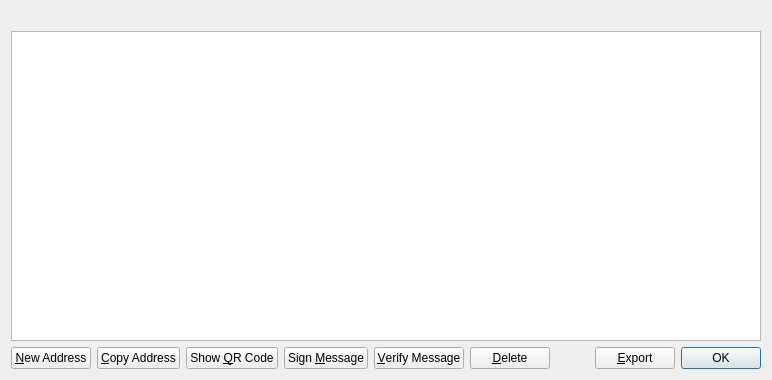
<?xml version="1.0" encoding="UTF-8"?>
<ui version="4.0">
 <class>AddressBookPage</class>
 <widget class="QWidget" name="AddressBookPage">
  <property name="geometry">
   <rect>
    <x>0</x>
    <y>0</y>
    <width>772</width>
    <height>380</height>
   </rect>
  </property>
  <property name="windowTitle">
   <string>Address Book</string>
  </property>
  <layout class="QVBoxLayout" name="verticalLayout">
   <item>
    <widget class="QLabel" name="labelExplanation">
     <property name="textFormat">
      <enum>Qt::PlainText</enum>
     </property>
     <property name="wordWrap">
      <bool>true</bool>
     </property>
    </widget>
   </item>
   <item>
    <widget class="QTableView" name="tableView">
     <property name="contextMenuPolicy">
      <enum>Qt::CustomContextMenu</enum>
     </property>
     <property name="toolTip">
      <string>Double-click to edit address or label</string>
     </property>
     <property name="tabKeyNavigation">
      <bool>false</bool>
     </property>
     <property name="alternatingRowColors">
      <bool>true</bool>
     </property>
     <property name="selectionMode">
      <enum>QAbstractItemView::SingleSelection</enum>
     </property>
     <property name="selectionBehavior">
      <enum>QAbstractItemView::SelectRows</enum>
     </property>
     <property name="sortingEnabled">
      <bool>true</bool>
     </property>
     <attribute name="verticalHeaderVisible">
      <bool>false</bool>
     </attribute>
    </widget>
   </item>
   <item>
    <layout class="QHBoxLayout" name="horizontalLayout">
     <item>
      <widget class="QPushButton" name="newAddress">
       <property name="toolTip">
        <string>Create a new address</string>
       </property>
       <property name="text">
        <string>&amp;New Address</string>
       </property>
       <property name="icon">
        <iconset resource="../bitcoin.qrc">
         <normaloff>:/icons/add</normaloff>:/icons/add</iconset>
       </property>
      </widget>
     </item>
     <item>
      <widget class="QPushButton" name="copyAddress">
       <property name="toolTip">
        <string>Copy the currently selected address to the system clipboard</string>
       </property>
       <property name="text">
        <string>&amp;Copy Address</string>
       </property>
       <property name="icon">
        <iconset resource="../bitcoin.qrc">
         <normaloff>:/icons/editcopy</normaloff>:/icons/editcopy</iconset>
       </property>
      </widget>
     </item>
     <item>
      <widget class="QPushButton" name="showQRCode">
       <property name="text">
        <string>Show &amp;QR Code</string>
       </property>
       <property name="icon">
        <iconset resource="../bitcoin.qrc">
         <normaloff>:/icons/qrcode</normaloff>:/icons/qrcode</iconset>
       </property>
      </widget>
     </item>
     <item>
      <widget class="QPushButton" name="signMessage">
       <property name="toolTip">
        <string>&lt;html&gt;&lt;head/&gt;&lt;body&gt;&lt;p&gt;Sign a message to prove you own a Rescuecoin address&lt;/p&gt;&lt;/body&gt;&lt;/html&gt;</string>
       </property>
       <property name="text">
        <string>Sign &amp;Message</string>
       </property>
       <property name="icon">
        <iconset resource="../bitcoin.qrc">
         <normaloff>:/icons/edit</normaloff>:/icons/edit</iconset>
       </property>
      </widget>
     </item>
     <item>
      <widget class="QPushButton" name="verifyMessage">
       <property name="toolTip">
        <string>&lt;html&gt;&lt;head/&gt;&lt;body&gt;&lt;p&gt;Verify a message to ensure it was signed with a specified Rescuecoin address&lt;/p&gt;&lt;/body&gt;&lt;/html&gt;</string>
       </property>
       <property name="text">
        <string>&amp;Verify Message</string>
       </property>
       <property name="icon">
        <iconset resource="../bitcoin.qrc">
         <normaloff>:/icons/transaction_0</normaloff>:/icons/transaction_0</iconset>
       </property>
      </widget>
     </item>
     <item>
      <widget class="QPushButton" name="deleteAddress">
       <property name="toolTip">
        <string>Delete the currently selected address from the list</string>
       </property>
       <property name="text">
        <string>&amp;Delete</string>
       </property>
       <property name="icon">
        <iconset resource="../bitcoin.qrc">
         <normaloff>:/icons/remove</normaloff>:/icons/remove</iconset>
       </property>
      </widget>
     </item>
     <item>
      <spacer name="horizontalSpacer">
       <property name="orientation">
        <enum>Qt::Horizontal</enum>
       </property>
       <property name="sizeHint" stdset="0">
        <size>
         <width>40</width>
         <height>20</height>
        </size>
       </property>
      </spacer>
     </item>
     <item>
      <widget class="QPushButton" name="exportButton">
       <property name="toolTip">
        <string>Export the data in the current tab to a file</string>
       </property>
       <property name="text">
        <string>&amp;Export</string>
       </property>
       <property name="icon">
        <iconset resource="../bitcoin.qrc">
         <normaloff>:/icons/export</normaloff>:/icons/export</iconset>
       </property>
      </widget>
     </item>
     <item>
      <widget class="QDialogButtonBox" name="buttonBox">
       <property name="sizePolicy">
        <sizepolicy hsizetype="Maximum" vsizetype="Fixed">
         <horstretch>0</horstretch>
         <verstretch>0</verstretch>
        </sizepolicy>
       </property>
       <property name="standardButtons">
        <set>QDialogButtonBox::Ok</set>
       </property>
      </widget>
     </item>
    </layout>
   </item>
  </layout>
 </widget>
 <resources>
  <include location="../bitcoin.qrc"/>
 </resources>
 <connections/>
</ui>
